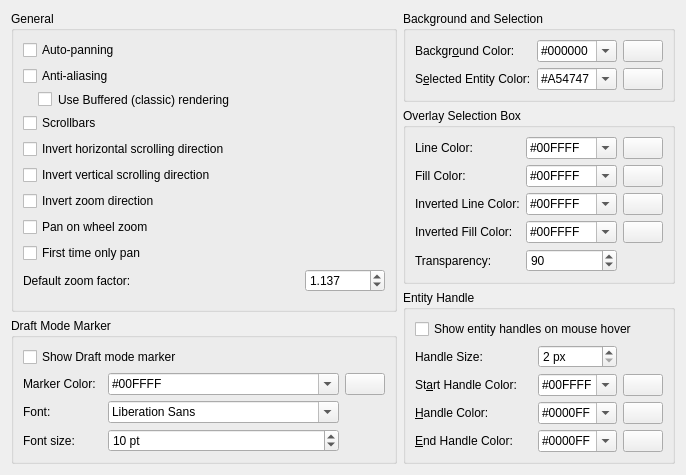
     <widget class="QWidget" name="tabAppearance">
      <attribute name="title">
       <string>&amp;Graphic View</string>
      </attribute>
      <layout class="QGridLayout" name="gridLayout_6">
       <item row="0" column="2">
        <widget class="QGroupBox" name="groupBox_19">
         <property name="title">
          <string>Background and Selection</string>
         </property>
         <layout class="QGridLayout" name="gridLayout_40">
          <item row="0" column="1">
           <widget class="QComboBox" name="cbBackgroundColor">
            <property name="sizePolicy">
             <sizepolicy hsizetype="Preferred" vsizetype="Fixed">
              <horstretch>0</horstretch>
              <verstretch>0</verstretch>
             </sizepolicy>
            </property>
            <property name="toolTip">
             <string>Color for drawing background</string>
            </property>
            <property name="accessibleDescription">
             <string notr="true"/>
            </property>
            <property name="editable">
             <bool>true</bool>
            </property>
            <item>
             <property name="text">
              <string notr="true">#000000</string>
             </property>
            </item>
            <item>
             <property name="text">
              <string notr="true">#FFFFFF</string>
             </property>
            </item>
            <item>
             <property name="text">
              <string notr="true">#F0F8FF</string>
             </property>
            </item>
           </widget>
          </item>
          <item row="1" column="2">
           <widget class="QPushButton" name="pb_selected">
            <property name="sizePolicy">
             <sizepolicy hsizetype="Maximum" vsizetype="Fixed">
              <horstretch>0</horstretch>
              <verstretch>0</verstretch>
             </sizepolicy>
            </property>
            <property name="toolTip">
             <string>Click to select color</string>
            </property>
            <property name="text">
             <string/>
            </property>
            <property name="icon">
             <iconset resource="../../../../../res/controls/controls.qrc">
              <normaloff>:/controls/colorxx.png</normaloff>:/controls/colorxx.png</iconset>
            </property>
           </widget>
          </item>
          <item row="1" column="1">
           <widget class="QComboBox" name="cbSelectedColor">
            <property name="toolTip">
             <string>Color for selected entities</string>
            </property>
            <property name="accessibleDescription">
             <string notr="true"/>
            </property>
            <property name="editable">
             <bool>true</bool>
            </property>
            <item>
             <property name="text">
              <string notr="true">#A54747</string>
             </property>
            </item>
           </widget>
          </item>
          <item row="1" column="0">
           <widget class="QLabel" name="lSelectedColor">
            <property name="text">
             <string>S&amp;elected Entity Color:</string>
            </property>
            <property name="wordWrap">
             <bool>false</bool>
            </property>
            <property name="buddy">
             <cstring>cbSelectedColor</cstring>
            </property>
           </widget>
          </item>
          <item row="0" column="0">
           <widget class="QLabel" name="lBackground">
            <property name="text">
             <string>Backgr&amp;ound Color:</string>
            </property>
            <property name="wordWrap">
             <bool>false</bool>
            </property>
            <property name="buddy">
             <cstring>cbBackgroundColor</cstring>
            </property>
           </widget>
          </item>
          <item row="0" column="2">
           <widget class="QPushButton" name="pb_background">
            <property name="sizePolicy">
             <sizepolicy hsizetype="Maximum" vsizetype="Fixed">
              <horstretch>0</horstretch>
              <verstretch>0</verstretch>
             </sizepolicy>
            </property>
            <property name="toolTip">
             <string>Click to select color</string>
            </property>
            <property name="text">
             <string/>
            </property>
            <property name="icon">
             <iconset resource="../../../../../res/controls/controls.qrc">
              <normaloff>:/controls/colorxx.png</normaloff>:/controls/colorxx.png</iconset>
            </property>
           </widget>
          </item>
         </layout>
        </widget>
       </item>
       <item row="6" column="0">
        <spacer name="verticalSpacer_7">
         <property name="orientation">
          <enum>Qt::Vertical</enum>
         </property>
         <property name="sizeHint" stdset="0">
          <size>
           <width>20</width>
           <height>0</height>
          </size>
         </property>
        </spacer>
       </item>
       <item row="1" column="2">
        <widget class="QGroupBox" name="groupBox_13">
         <property name="title">
          <string>Overlay Selection Box</string>
         </property>
         <layout class="QGridLayout" name="gridLayout_14">
          <item row="4" column="2">
           <widget class="QPushButton" name="pbOverlayBoxLineInverted">
            <property name="sizePolicy">
             <sizepolicy hsizetype="Maximum" vsizetype="Fixed">
              <horstretch>0</horstretch>
              <verstretch>0</verstretch>
             </sizepolicy>
            </property>
            <property name="toolTip">
             <string>Click to select color</string>
            </property>
            <property name="text">
             <string/>
            </property>
            <property name="icon">
             <iconset resource="../../../../../res/controls/controls.qrc">
              <normaloff>:/controls/colorxx.png</normaloff>:/controls/colorxx.png</iconset>
            </property>
           </widget>
          </item>
          <item row="4" column="0">
           <widget class="QLabel" name="label_9">
            <property name="text">
             <string>Inverted Line Color:</string>
            </property>
           </widget>
          </item>
          <item row="4" column="1">
           <widget class="QComboBox" name="cbOverlayBoxLineInverted">
            <property name="toolTip">
             <string>Color of line for overlay selection box if box is inverted (from right to left)</string>
            </property>
            <property name="accessibleDescription">
             <string notr="true"/>
            </property>
            <property name="editable">
             <bool>true</bool>
            </property>
            <item>
             <property name="text">
              <string notr="true">#00FFFF</string>
             </property>
            </item>
           </widget>
          </item>
          <item row="5" column="0">
           <widget class="QLabel" name="label_10">
            <property name="text">
             <string>Inverted Fill Color:</string>
            </property>
           </widget>
          </item>
          <item row="5" column="1">
           <widget class="QComboBox" name="cbOverlayBoxFillInverted">
            <property name="toolTip">
             <string>Color for filling inverted overlay selection box</string>
            </property>
            <property name="accessibleDescription">
             <string notr="true"/>
            </property>
            <property name="editable">
             <bool>true</bool>
            </property>
            <item>
             <property name="text">
              <string notr="true">#00FFFF</string>
             </property>
            </item>
           </widget>
          </item>
          <item row="5" column="2">
           <widget class="QPushButton" name="pbOverlayBoxFillInverted">
            <property name="sizePolicy">
             <sizepolicy hsizetype="Maximum" vsizetype="Fixed">
              <horstretch>0</horstretch>
              <verstretch>0</verstretch>
             </sizepolicy>
            </property>
            <property name="toolTip">
             <string>Click to select color</string>
            </property>
            <property name="text">
             <string/>
            </property>
            <property name="icon">
             <iconset resource="../../../../../res/controls/controls.qrc">
              <normaloff>:/controls/colorxx.png</normaloff>:/controls/colorxx.png</iconset>
            </property>
           </widget>
          </item>
          <item row="3" column="0">
           <widget class="QLabel" name="label_7">
            <property name="text">
             <string>Fill Color:</string>
            </property>
           </widget>
          </item>
          <item row="3" column="1">
           <widget class="QComboBox" name="cbOverlayBoxFill">
            <property name="toolTip">
             <string>Fill color for overlay selection box</string>
            </property>
            <property name="accessibleDescription">
             <string notr="true"/>
            </property>
            <property name="editable">
             <bool>true</bool>
            </property>
            <item>
             <property name="text">
              <string notr="true">#00FFFF</string>
             </property>
            </item>
           </widget>
          </item>
          <item row="3" column="2">
           <widget class="QPushButton" name="pbOverlayBoxFill">
            <property name="sizePolicy">
             <sizepolicy hsizetype="Maximum" vsizetype="Fixed">
              <horstretch>0</horstretch>
              <verstretch>0</verstretch>
             </sizepolicy>
            </property>
            <property name="toolTip">
             <string>Click to select color</string>
            </property>
            <property name="text">
             <string/>
            </property>
            <property name="icon">
             <iconset resource="../../../../../res/controls/controls.qrc">
              <normaloff>:/controls/colorxx.png</normaloff>:/controls/colorxx.png</iconset>
            </property>
           </widget>
          </item>
          <item row="1" column="0">
           <widget class="QLabel" name="label_6">
            <property name="text">
             <string>Line Color:</string>
            </property>
           </widget>
          </item>
          <item row="1" column="1">
           <widget class="QComboBox" name="cbOverlayBoxLine">
            <property name="toolTip">
             <string>Color for line for overlay box</string>
            </property>
            <property name="accessibleDescription">
             <string notr="true"/>
            </property>
            <property name="editable">
             <bool>true</bool>
            </property>
            <item>
             <property name="text">
              <string notr="true">#00FFFF</string>
             </property>
            </item>
           </widget>
          </item>
          <item row="1" column="2">
           <widget class="QPushButton" name="pbOverlayBoxLine">
            <property name="sizePolicy">
             <sizepolicy hsizetype="Maximum" vsizetype="Fixed">
              <horstretch>0</horstretch>
              <verstretch>0</verstretch>
             </sizepolicy>
            </property>
            <property name="toolTip">
             <string>Click to select color</string>
            </property>
            <property name="text">
             <string/>
            </property>
            <property name="icon">
             <iconset resource="../../../../../res/controls/controls.qrc">
              <normaloff>:/controls/colorxx.png</normaloff>:/controls/colorxx.png</iconset>
            </property>
           </widget>
          </item>
          <item row="6" column="0">
           <widget class="QLabel" name="label_12">
            <property name="toolTip">
             <string>Smaller value - higher transparency of overlay</string>
            </property>
            <property name="text">
             <string>Transparency:</string>
            </property>
           </widget>
          </item>
          <item row="6" column="1">
           <widget class="QSpinBox" name="sbOverlayBoxTransparency">
            <property name="sizePolicy">
             <sizepolicy hsizetype="Preferred" vsizetype="Fixed">
              <horstretch>0</horstretch>
              <verstretch>0</verstretch>
             </sizepolicy>
            </property>
            <property name="toolTip">
             <string>Transparency for overlay selection box. Smaller value - more transparent.</string>
            </property>
            <property name="minimum">
             <number>10</number>
            </property>
            <property name="value">
             <number>90</number>
            </property>
           </widget>
          </item>
         </layout>
        </widget>
       </item>
       <item row="3" column="0">
        <widget class="QGroupBox" name="gbWorldZero_2">
         <property name="title">
          <string>Draft Mode Marker</string>
         </property>
         <layout class="QGridLayout" name="gridLayout_39">
          <item row="2" column="1">
           <widget class="QLabel" name="label_26">
            <property name="text">
             <string>Font:</string>
            </property>
           </widget>
          </item>
          <item row="1" column="3">
           <widget class="QComboBox" name="cbDraftModeMarkerColor">
            <property name="toolTip">
             <string>Color of line for overlay selection box if box is inverted (from right to left)</string>
            </property>
            <property name="accessibleDescription">
             <string notr="true"/>
            </property>
            <property name="editable">
             <bool>true</bool>
            </property>
            <item>
             <property name="text">
              <string notr="true">#00FFFF</string>
             </property>
            </item>
           </widget>
          </item>
          <item row="0" column="1" colspan="4">
           <widget class="QCheckBox" name="cbShowDraftModeMarker">
            <property name="toolTip">
             <string>If selected, in draft mode text label will be drawin in view corners</string>
            </property>
            <property name="text">
             <string>Show Draft mode marker</string>
            </property>
           </widget>
          </item>
          <item row="2" column="3">
           <widget class="QFontComboBox" name="fcbDraftModeFont">
            <property name="toolTip">
             <string>Font that should be used for draft mode marker</string>
            </property>
           </widget>
          </item>
          <item row="1" column="1">
           <widget class="QLabel" name="label_25">
            <property name="text">
             <string>Marker Color:</string>
            </property>
           </widget>
          </item>
          <item row="1" column="4">
           <widget class="QPushButton" name="pbDraftModeColor">
            <property name="sizePolicy">
             <sizepolicy hsizetype="Maximum" vsizetype="Fixed">
              <horstretch>0</horstretch>
              <verstretch>0</verstretch>
             </sizepolicy>
            </property>
            <property name="toolTip">
             <string>Click to select color</string>
            </property>
            <property name="text">
             <string/>
            </property>
            <property name="icon">
             <iconset resource="../../../../../res/controls/controls.qrc">
              <normaloff>:/controls/colorxx.png</normaloff>:/controls/colorxx.png</iconset>
            </property>
           </widget>
          </item>
          <item row="3" column="3">
           <widget class="QSpinBox" name="sbDraftModeFontSize">
            <property name="toolTip">
             <string>Font size that should be used for drawing name of axis in coordinate system zero.</string>
            </property>
            <property name="suffix">
             <string> pt</string>
            </property>
            <property name="minimum">
             <number>5</number>
            </property>
            <property name="maximum">
             <number>30</number>
            </property>
            <property name="value">
             <number>10</number>
            </property>
           </widget>
          </item>
          <item row="3" column="1">
           <widget class="QLabel" name="label_27">
            <property name="text">
             <string>Font size:</string>
            </property>
           </widget>
          </item>
         </layout>
        </widget>
       </item>
       <item row="0" column="0" rowspan="3">
        <widget class="QGroupBox" name="gbGVBehavior">
         <property name="sizePolicy">
          <sizepolicy hsizetype="Preferred" vsizetype="Preferred">
           <horstretch>0</horstretch>
           <verstretch>0</verstretch>
          </sizepolicy>
         </property>
         <property name="title">
          <string>General</string>
         </property>
         <layout class="QGridLayout" name="gridLayout_15" columnstretch="0,0">
          <property name="verticalSpacing">
           <number>6</number>
          </property>
          <item row="3" column="0" colspan="2">
           <widget class="QCheckBox" name="scrollbars_check_box">
            <property name="sizePolicy">
             <sizepolicy hsizetype="Preferred" vsizetype="Fixed">
              <horstretch>0</horstretch>
              <verstretch>0</verstretch>
             </sizepolicy>
            </property>
            <property name="toolTip">
             <string>Defines whether scrollbar should be shown in graphic view</string>
            </property>
            <property name="text">
             <string>Scrollbars</string>
            </property>
           </widget>
          </item>
          <item row="1" column="0" colspan="2">
           <widget class="QCheckBox" name="cb_antialiasing">
            <property name="sizePolicy">
             <sizepolicy hsizetype="Preferred" vsizetype="Fixed">
              <horstretch>0</horstretch>
              <verstretch>0</verstretch>
             </sizepolicy>
            </property>
            <property name="toolTip">
             <string>If checked,  objects will be painted smoother due to anti-aliasing</string>
            </property>
            <property name="text">
             <string>Anti-aliasing</string>
            </property>
           </widget>
          </item>
          <item row="4" column="0" colspan="2">
           <widget class="QCheckBox" name="cbWheelScrollInvertH">
            <property name="sizePolicy">
             <sizepolicy hsizetype="Preferred" vsizetype="Fixed">
              <horstretch>0</horstretch>
              <verstretch>0</verstretch>
             </sizepolicy>
            </property>
            <property name="toolTip">
             <string>Inverts scrolling direction when using mouse wheel with Shift key.</string>
            </property>
            <property name="text">
             <string>Invert horizontal scrolling direction</string>
            </property>
           </widget>
          </item>
          <item row="8" column="0" colspan="2">
           <widget class="QCheckBox" name="cbFirstTimeNoZoom">
            <property name="sizePolicy">
             <sizepolicy hsizetype="Preferred" vsizetype="Fixed">
              <horstretch>0</horstretch>
              <verstretch>0</verstretch>
             </sizepolicy>
            </property>
            <property name="text">
             <string>First time only pan</string>
            </property>
           </widget>
          </item>
          <item row="7" column="0" colspan="2">
           <widget class="QCheckBox" name="cbPanOnWheelZoom">
            <property name="sizePolicy">
             <sizepolicy hsizetype="Preferred" vsizetype="Fixed">
              <horstretch>0</horstretch>
              <verstretch>0</verstretch>
             </sizepolicy>
            </property>
            <property name="toolTip">
             <string>On mouse wheel zoom, pan to the middle of the window.</string>
            </property>
            <property name="text">
             <string>Pan on wheel zoom</string>
            </property>
           </widget>
          </item>
          <item row="5" column="0" colspan="2">
           <widget class="QCheckBox" name="cbWheelScrollInvertV">
            <property name="sizePolicy">
             <sizepolicy hsizetype="Preferred" vsizetype="Fixed">
              <horstretch>0</horstretch>
              <verstretch>0</verstretch>
             </sizepolicy>
            </property>
            <property name="toolTip">
             <string>Inverts scrolling direction when using mouse wheel with Ctrl key.</string>
            </property>
            <property name="text">
             <string>Invert vertical scrolling direction</string>
            </property>
           </widget>
          </item>
          <item row="2" column="0" colspan="2">
           <widget class="QCheckBox" name="cbClassicRendering">
            <property name="sizePolicy">
             <sizepolicy hsizetype="Preferred" vsizetype="Fixed">
              <horstretch>0</horstretch>
              <verstretch>0</verstretch>
             </sizepolicy>
            </property>
            <property name="toolTip">
             <string>If disabled, more sequental painting algorithm is used that may deliver better antialising results</string>
            </property>
            <property name="styleSheet">
             <string notr="true">margin-left:15px</string>
            </property>
            <property name="text">
             <string>Use Buffered (classic) rendering</string>
            </property>
           </widget>
          </item>
          <item row="6" column="0" colspan="2">
           <widget class="QCheckBox" name="cbInvertZoomDirection">
            <property name="sizePolicy">
             <sizepolicy hsizetype="Preferred" vsizetype="Fixed">
              <horstretch>0</horstretch>
              <verstretch>0</verstretch>
             </sizepolicy>
            </property>
            <property name="toolTip">
             <string>Inverts zoom direction when using mouse wheel.</string>
            </property>
            <property name="text">
             <string>Invert zoom direction</string>
            </property>
           </widget>
          </item>
          <item row="0" column="0" colspan="2">
           <widget class="QCheckBox" name="cb_autopanning">
            <property name="sizePolicy">
             <sizepolicy hsizetype="Preferred" vsizetype="Fixed">
              <horstretch>0</horstretch>
              <verstretch>0</verstretch>
             </sizepolicy>
            </property>
            <property name="toolTip">
             <string>If selected, drawing will be panned automatically if mouse is near drawing view boundaries</string>
            </property>
            <property name="text">
             <string>Auto-panning</string>
            </property>
           </widget>
          </item>
          <item row="10" column="1">
           <widget class="QDoubleSpinBox" name="sbDefaultZoomFactor">
            <property name="sizePolicy">
             <sizepolicy hsizetype="Preferred" vsizetype="Fixed">
              <horstretch>0</horstretch>
              <verstretch>0</verstretch>
             </sizepolicy>
            </property>
            <property name="maximumSize">
             <size>
              <width>80</width>
              <height>16777215</height>
             </size>
            </property>
            <property name="toolTip">
             <string>Controls how quickly the scroll wheel will zoom in &amp; out. Higher values - faster zoom.</string>
            </property>
            <property name="decimals">
             <number>3</number>
            </property>
            <property name="minimum">
             <double>1.001000000000000</double>
            </property>
            <property name="maximum">
             <double>1.500000000000000</double>
            </property>
            <property name="singleStep">
             <double>0.001000000000000</double>
            </property>
            <property name="value">
             <double>1.137000000000000</double>
            </property>
           </widget>
          </item>
          <item row="10" column="0">
           <widget class="QLabel" name="label_18">
            <property name="text">
             <string>Default zoom factor:</string>
            </property>
           </widget>
          </item>
         </layout>
        </widget>
       </item>
       <item row="2" column="2" rowspan="2">
        <widget class="QGroupBox" name="gbGVEntityHandle">
         <property name="title">
          <string>Entity Handle</string>
         </property>
         <layout class="QGridLayout" name="gridLayout">
          <item row="6" column="1">
           <widget class="QLabel" name="lHandleEndColor">
            <property name="text">
             <string>&amp;End Handle Color:</string>
            </property>
            <property name="buddy">
             <cstring>cbEndHandleColor</cstring>
            </property>
           </widget>
          </item>
          <item row="3" column="1" colspan="2">
           <widget class="QLabel" name="lStartHandleColor">
            <property name="text">
             <string>St&amp;art Handle Color:</string>
            </property>
            <property name="buddy">
             <cstring>cbStartHandleColor</cstring>
            </property>
           </widget>
          </item>
          <item row="3" column="3">
           <widget class="QComboBox" name="cbStartHandleColor">
            <property name="toolTip">
             <string>Color for start handle of entity</string>
            </property>
            <property name="accessibleDescription">
             <string notr="true"/>
            </property>
            <property name="editable">
             <bool>true</bool>
            </property>
            <item>
             <property name="text">
              <string notr="true">#00FFFF</string>
             </property>
            </item>
           </widget>
          </item>
          <item row="3" column="4">
           <widget class="QPushButton" name="pb_start">
            <property name="sizePolicy">
             <sizepolicy hsizetype="Maximum" vsizetype="Fixed">
              <horstretch>0</horstretch>
              <verstretch>0</verstretch>
             </sizepolicy>
            </property>
            <property name="toolTip">
             <string>Click to select color</string>
            </property>
            <property name="text">
             <string/>
            </property>
            <property name="icon">
             <iconset resource="../../../../../res/controls/controls.qrc">
              <normaloff>:/controls/colorxx.png</normaloff>:/controls/colorxx.png</iconset>
            </property>
           </widget>
          </item>
          <item row="6" column="3">
           <widget class="QComboBox" name="cbEndHandleColor">
            <property name="toolTip">
             <string>Color of end handle for entity</string>
            </property>
            <property name="accessibleDescription">
             <string notr="true"/>
            </property>
            <property name="editable">
             <bool>true</bool>
            </property>
            <item>
             <property name="text">
              <string notr="true">#0000FF</string>
             </property>
            </item>
           </widget>
          </item>
          <item row="6" column="4">
           <widget class="QPushButton" name="pb_end">
            <property name="sizePolicy">
             <sizepolicy hsizetype="Maximum" vsizetype="Fixed">
              <horstretch>0</horstretch>
              <verstretch>0</verstretch>
             </sizepolicy>
            </property>
            <property name="toolTip">
             <string>Click to select color</string>
            </property>
            <property name="text">
             <string/>
            </property>
            <property name="icon">
             <iconset resource="../../../../../res/controls/controls.qrc">
              <normaloff>:/controls/colorxx.png</normaloff>:/controls/colorxx.png</iconset>
            </property>
           </widget>
          </item>
          <item row="1" column="1">
           <widget class="QLabel" name="lEntityHandleSize">
            <property name="text">
             <string>Handle Size:</string>
            </property>
           </widget>
          </item>
          <item row="4" column="3">
           <widget class="QComboBox" name="cbHandleColor">
            <property name="toolTip">
             <string>Color of non-endpoint handle of entity</string>
            </property>
            <property name="accessibleDescription">
             <string notr="true"/>
            </property>
            <property name="editable">
             <bool>true</bool>
            </property>
            <item>
             <property name="text">
              <string notr="true">#0000FF</string>
             </property>
            </item>
           </widget>
          </item>
          <item row="4" column="1" colspan="2">
           <widget class="QLabel" name="lHandleStartColor">
            <property name="text">
             <string>&amp;Handle Color:</string>
            </property>
            <property name="buddy">
             <cstring>cbHandleColor</cstring>
            </property>
           </widget>
          </item>
          <item row="1" column="3">
           <widget class="QSpinBox" name="sbHandleSize">
            <property name="sizePolicy">
             <sizepolicy hsizetype="Preferred" vsizetype="Fixed">
              <horstretch>0</horstretch>
              <verstretch>0</verstretch>
             </sizepolicy>
            </property>
            <property name="toolTip">
             <string>Size of square that is highlights entities reference points (endpoints etc.)</string>
            </property>
            <property name="suffix">
             <string> px</string>
            </property>
            <property name="minimum">
             <number>2</number>
            </property>
            <property name="maximum">
             <number>12</number>
            </property>
            <property name="singleStep">
             <number>2</number>
            </property>
           </widget>
          </item>
          <item row="4" column="4">
           <widget class="QPushButton" name="pb_handle">
            <property name="sizePolicy">
             <sizepolicy hsizetype="Maximum" vsizetype="Fixed">
              <horstretch>0</horstretch>
              <verstretch>0</verstretch>
             </sizepolicy>
            </property>
            <property name="toolTip">
             <string>Click to select color</string>
            </property>
            <property name="text">
             <string/>
            </property>
            <property name="icon">
             <iconset resource="../../../../../res/controls/controls.qrc">
              <normaloff>:/controls/colorxx.png</normaloff>:/controls/colorxx.png</iconset>
            </property>
           </widget>
          </item>
          <item row="0" column="1" colspan="4">
           <widget class="QCheckBox" name="cbShowRefPointsOnHovering">
            <property name="sizePolicy">
             <sizepolicy hsizetype="Preferred" vsizetype="Fixed">
              <horstretch>0</horstretch>
              <verstretch>0</verstretch>
             </sizepolicy>
            </property>
            <property name="toolTip">
             <string>If enabled, entity handles are highlighted on hover (requires &quot;highlight entities on hover&quot; to be enabled)</string>
            </property>
            <property name="styleSheet">
             <string notr="true"/>
            </property>
            <property name="text">
             <string>Show entity handles on mouse hover</string>
            </property>
           </widget>
          </item>
         </layout>
        </widget>
       </item>
      </layout>
     </widget>
